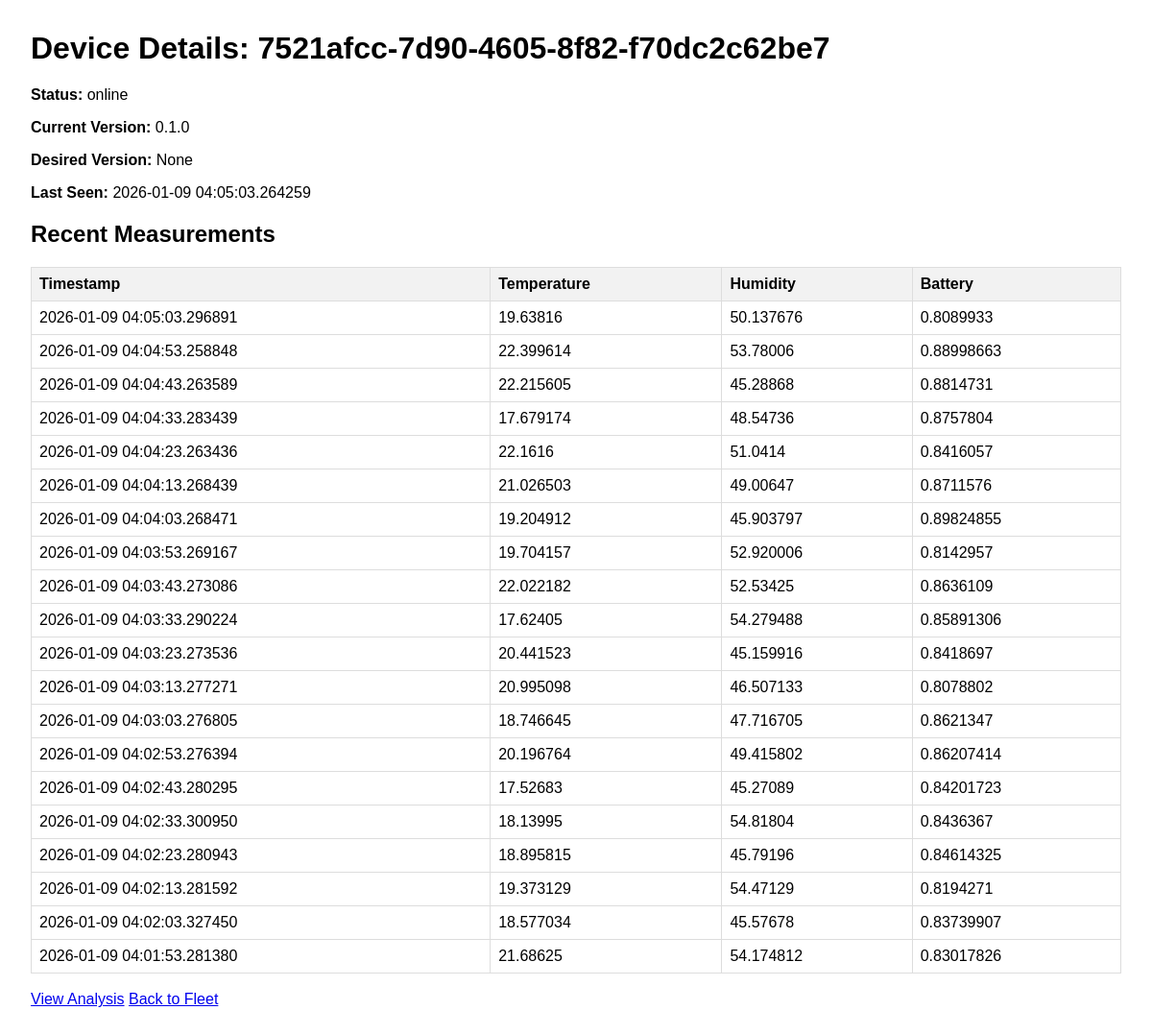
/devices/7521afcc-7d90-4605-8f82-f70dc2c62be7, run on the app's committed database.
### app/models.py (models this page shows)
class Device(Base):
    __tablename__ = "devices"
    id = Column(String, primary_key=True, index=True)
    current_version = Column(String)
    desired_version = Column(String)
    last_seen = Column(DateTime, default=datetime.datetime.utcnow)
    status = Column(String)
    measurements = relationship("Measurement", back_populates="device")

### app/ui/views.py (the view)
@router.get("/devices/{device_id}", response_class=HTMLResponse)
async def read_device(request: Request, device_id: str, db: Session = Depends(get_db)):
    device = db.query(models.Device).filter(models.Device.id == device_id).first()
    if device:
        measurements = db.query(models.Measurement).filter(models.Measurement.device_id == device_id).order_by(models.Measurement.timestamp.desc()).limit(20).all()
    else:
        measurements = []
    return templates.TemplateResponse("device_detail.html", {"request": request, "device": device, "measurements": measurements})

### app/ui/templates/device_detail.html (shortened to what this page needs)
<!DOCTYPE html>
<html>
<head>
    <link rel="stylesheet" href="/static/main.css">
</head>
<body>
    {% if device %}
    <h1>Device Details: {{ device.id }}</h1>
    <p><strong>Status:</strong> {{ device.status }}</p>
    <p><strong>Current Version:</strong> {{ device.current_version }}</p>
    <p><strong>Desired Version:</strong> {{ device.desired_version }}</p>
    <p><strong>Last Seen:</strong> {{ device.last_seen }}</p>
    <h2>Recent Measurements</h2>
    <table>
        <thead>
            <tr>
                <th>Timestamp</th>
                <th>Temperature</th>
                <th>Humidity</th>
                <th>Battery</th>
            </tr>
        </thead>
        <tbody>
            {% for m in measurements %}
            <tr>
                <td>{{ m.timestamp }}</td>
                <td>{{ m.temp }}</td>
                <td>{{ m.humidity }}</td>
                <td>{{ m.battery }}</td>
            </tr>
            {% endfor %}
        </tbody>
    </table>
    {% else %}
    <h1>Device not found</h1>
    {% endif %}
    <br>
    <a href="/devices/{{ device.id }}/analysis" class="button">View Analysis</a>
    <a href="/">Back to Fleet</a>
</body>
</html>

### app/ui/static/main.css (style rules this page uses)
body { font-family: sans-serif; margin: 2em; }
table { width: 100%; border-collapse: collapse; }
th, td { border: 1px solid #dddddd; text-align: left; padding: 8px; }
thead { background-color: #f2f2f2; }

### data on the page
Device: id "7521afcc-7d90-4605-8f82-f70dc2c62be7", status "online", current_version "0.1.0", desired_version "None", last_seen "2026-01-09 04:05:03.264259"

### other printed values
{{ m.timestamp }} "2026-01-09 04:05:03.296891" "2026-01-09 04:04:53.258848" "2026-01-09 04:04:43.263589" "2026-01-09 04:04:33.283439" "2026-01-09 04:04:23.263436" "2026-01-09 04:04:13.268439" "2026-01-09 04:04:03.268471" "2026-01-09 04:03:53.269167" "2026-01-09 04:03:43.273086" "2026-01-09 04:03:33.290224" "2026-01-09 04:03:23.273536" "2026-01-09 04:03:13.277271" "2026-01-09 04:03:03.276805" "2026-01-09 04:02:53.276394" "2026-01-09 04:02:43.280295" "2026-01-09 04:02:33.300950" "2026-01-09 04:02:23.280943" "2026-01-09 04:02:13.281592" "2026-01-09 04:02:03.327450" "2026-01-09 04:01:53.281380"
{{ m.temp }} "19.63816" "22.399614" "22.215605" "17.679174" "22.1616" "21.026503" "19.204912" "19.704157" "22.022182" "17.62405" "20.441523" "20.995098" "18.746645" "20.196764" "17.52683" "18.13995" "18.895815" "19.373129" "18.577034" "21.68625"
{{ m.humidity }} "50.137676" "53.78006" "45.28868" "48.54736" "51.0414" "49.00647" "45.903797" "52.920006" "52.53425" "54.279488" "45.159916" "46.507133" "47.716705" "49.415802" "45.27089" "54.81804" "45.79196" "54.47129" "45.57678" "54.174812"
{{ m.battery }} "0.8089933" "0.88998663" "0.8814731" "0.8757804" "0.8416057" "0.8711576" "0.89824855" "0.8142957" "0.8636109" "0.85891306" "0.8418697" "0.8078802" "0.8621347" "0.86207414" "0.84201723" "0.8436367" "0.84614325" "0.8194271" "0.83739907" "0.83017826"
